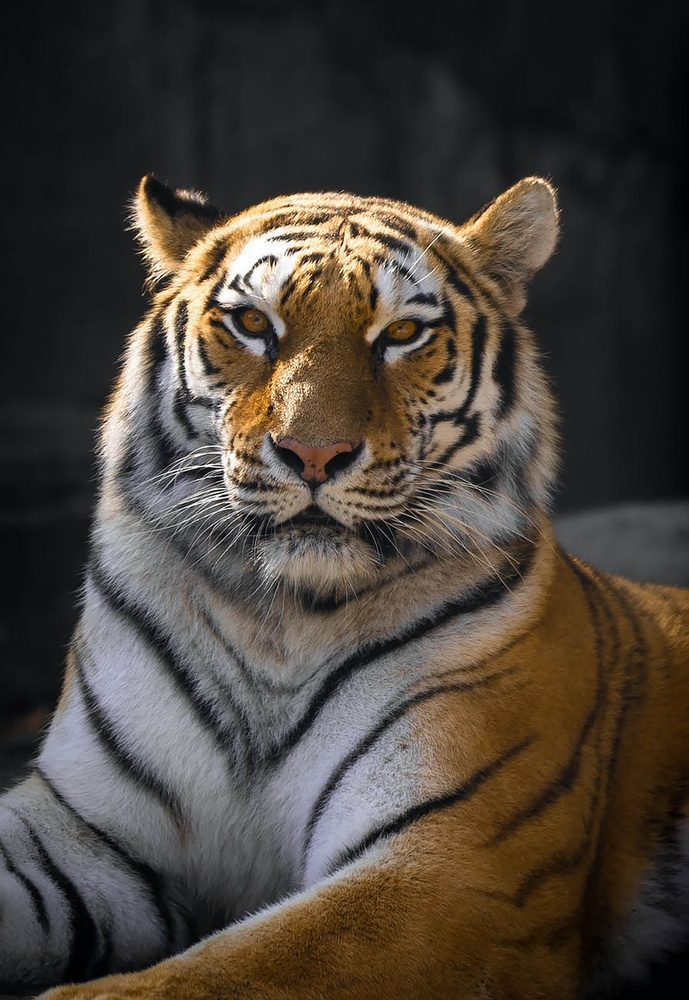
#> input picture images/catone.jpeg, 689 x 1000 px, shrunk from 896 x 1300 before the run
$ python contours.py
#> lines starting #> are read from the running program, lines starting #| are printed output that depends on the picture; after the words box and inside, x2 and y2 are one past the last pixel; in counts of white or black regions, pixels touching at a corner belong together
import cv2 as cv
import numpy as py

img =  cv.imread("images/catone.jpeg");
#> img is the input picture: shape (1000, 689, 3); mean B, G, R 58.3, 65.9, 74.1
cv.imshow("Tiger Image",img)

#convert the image to gray scale
img = cv.cvtColor(img,cv.COLOR_BGR2GRAY)
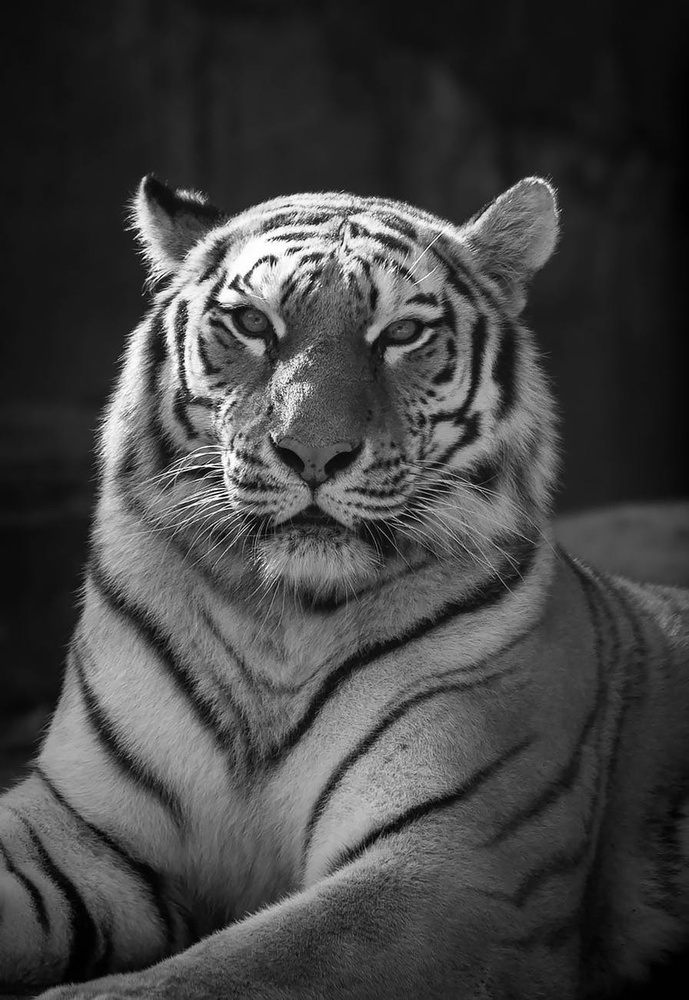
#> img: shape (1000, 689); min 0, max 255, mean 67.5
cv.imshow("Gray Scale Image",img)

#find canny edges
canny = cv.Canny(img ,125,175)
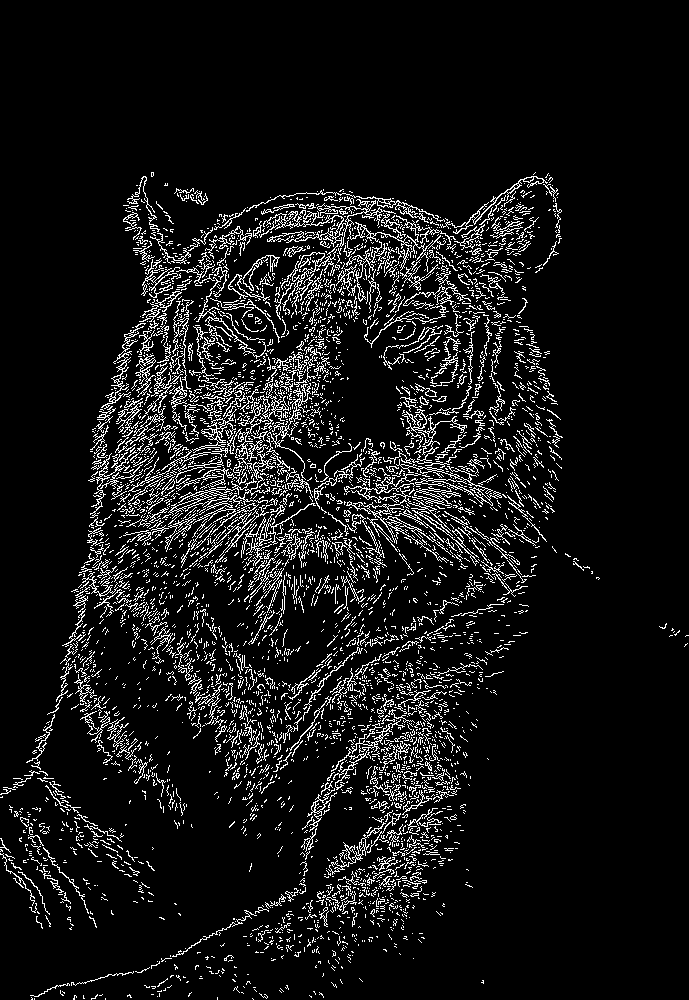
#> canny: shape (1000, 689); 8.3% white in thin lines or dots, all inside (x1, y1, x2, y2) = (0, 172, 689, 1000)
cv.imshow("Canny Image", canny)

cv.waitKey(0)
